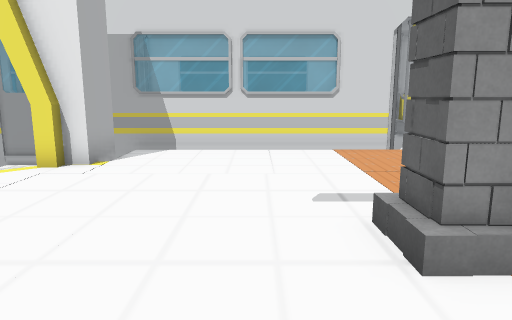
View 1 (above)

24 first-person views from a walk through a scene from a Unity 3-D project. The camera is 1.5 m above the floor, tilts 10° down and sees 70° across. The floor is counted in squares, 1 m on a side. Each view is taken from the middle of a square. On the plan, view 1 faces up. The plan holds only what a view shows up to about 16 squares ahead; the rest is blank. The place goes on beyond the plan. The player character is not drawn. Some animated figures are not drawn. Some surface patterns are stand-ins.

View 2
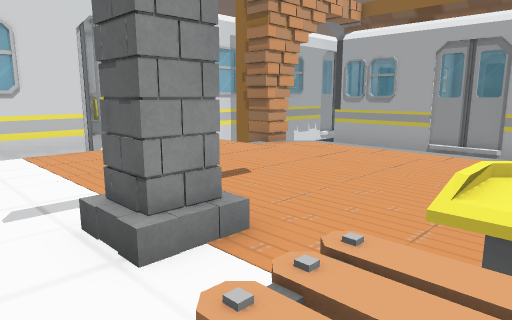

View 3
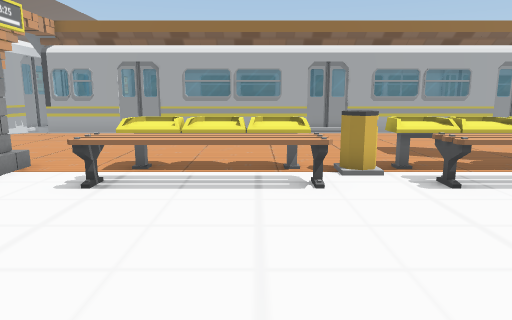

View 4
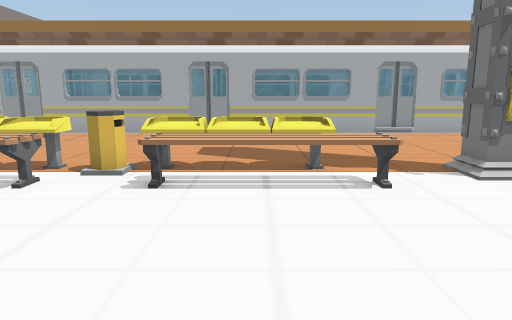

View 5
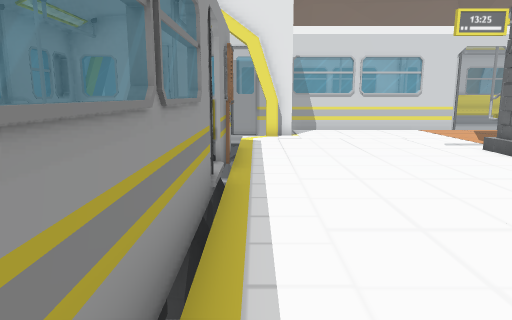

View 6
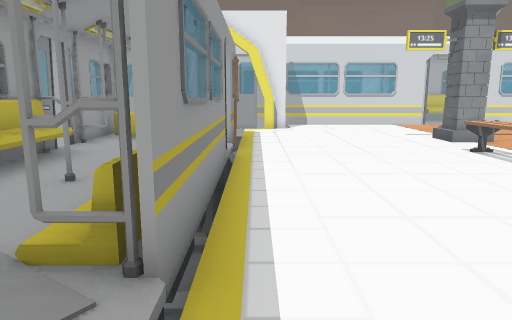

View 7
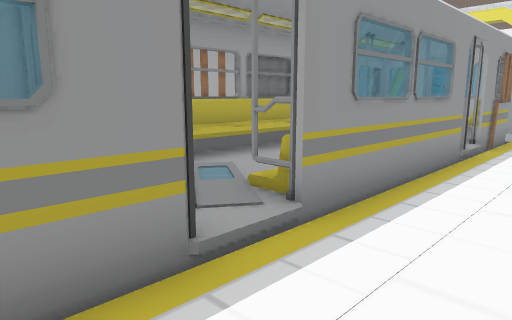

View 8
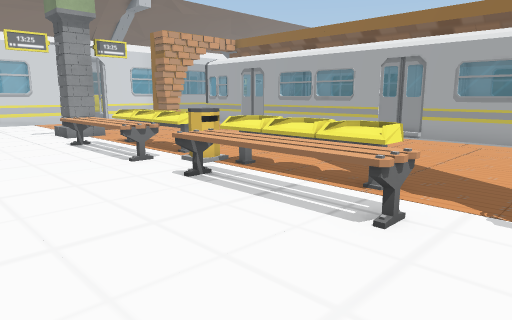

View 9
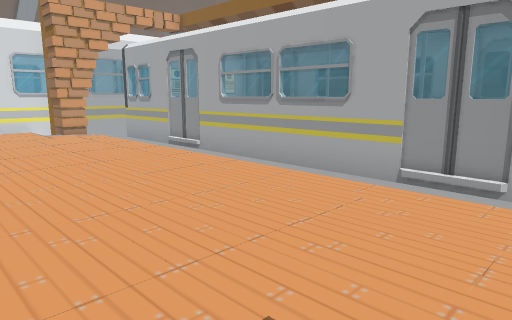

View 10
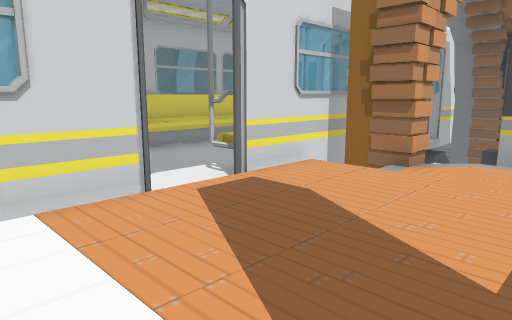

View 11
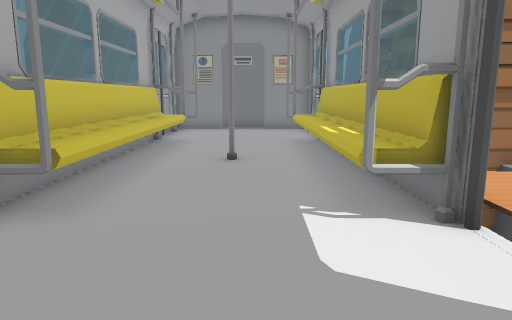

View 12
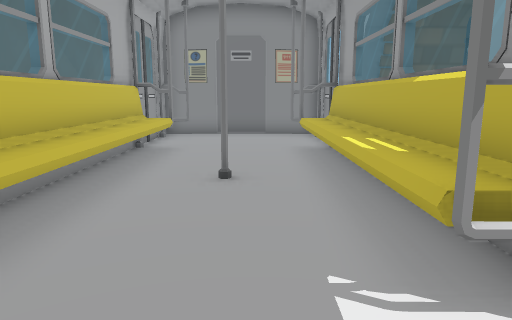

View 13
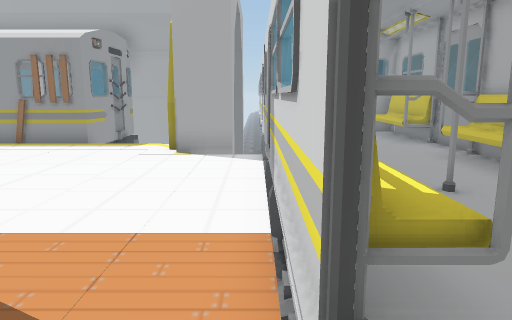

View 14
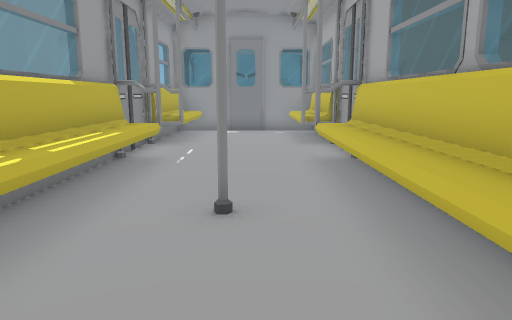

View 15
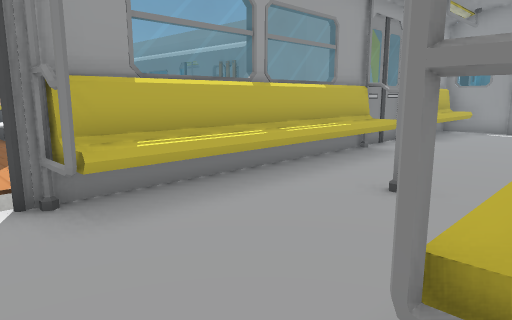

View 16
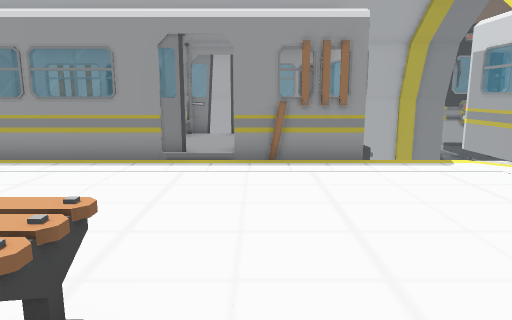

View 17
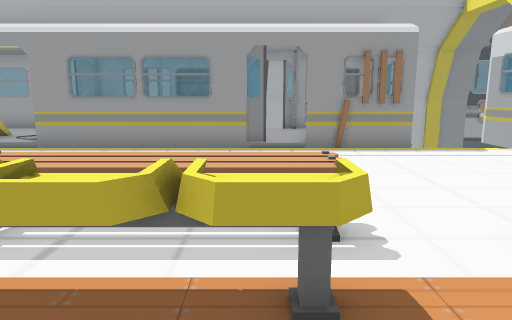

View 18
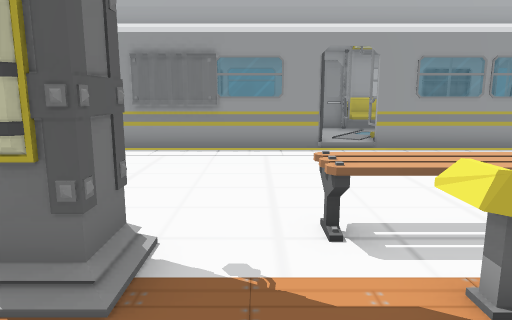

View 19
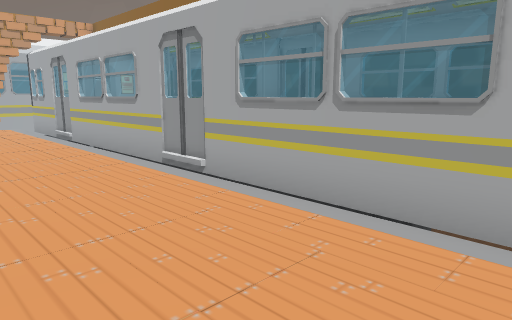

View 20
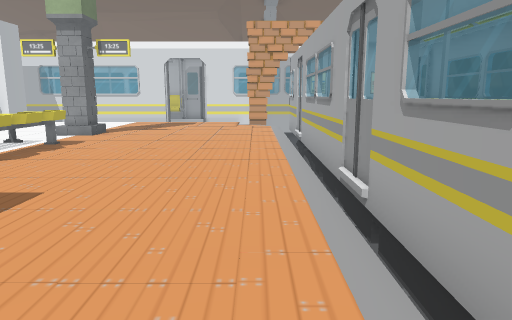

View 21
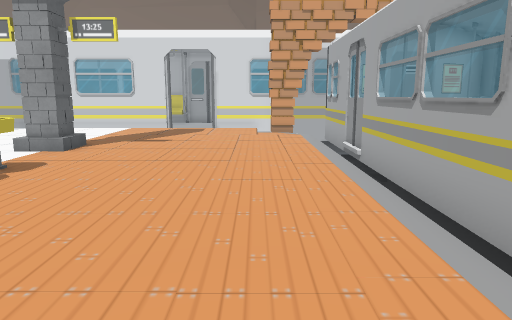

View 22
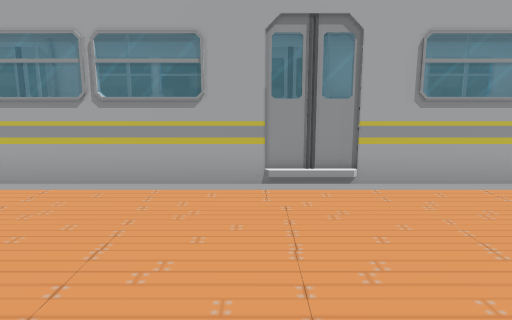

View 23
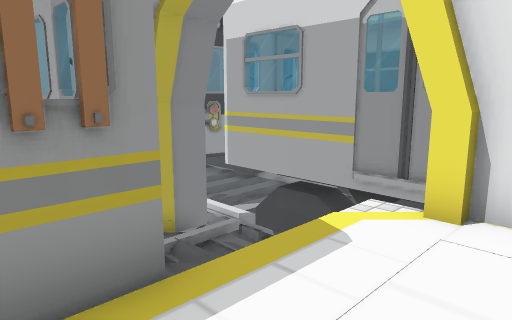

View 24
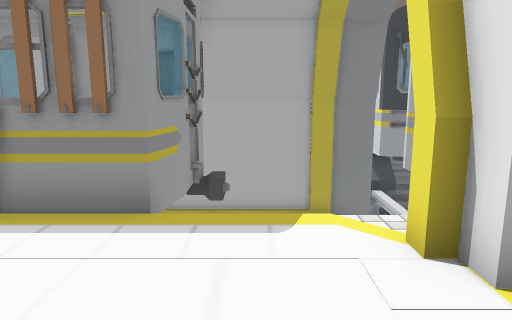

### Floor plan
Key: @ floor where view 1 was taken; # wall or solid block; x gap in a wall; . main floor; : floor 0.25 m higher than the main floor; - floor 0.25 m lower than the main floor; = window, fence, low wall or low ledge; ^ raised ledge; v drop or lower ground; C column; B bench; I bin; L lamp; O other object.
Columns run from 14 left of view 1 to 19 right of it. Each row starts with its distance up from view 1.
 16   #^^^^=-=^^^^^^^^=-=^^^^^^^^=-=-#
 15   #------------------------------#
 14   #----------#-----------#-------#
 13   #------------------------------#
 12 # #^^^^---^^^^^^^^---^^^^^^^^----#
 11 #O######-#########--##########-#-#
 10 vvvvvvvv#vv...........vxv      ###
  9   #v     v#...........v#      v#
  8    v     v#.............v  v  v#
  7   Ov     ...............v#^#^
  6   Ov     ...............v^
  5    vv#=#v............... #####
  4    v#   #.......C....... #  ##v#
  3    v#=  =.......C....... #   vv#
  2    v#: :#............... #  ##v#
  1    v:::::......B........ #   #v#
  0    v=:::=.....@BBB...... #   #v#
 -1    v#:: #......BBB...... #   # #
 -2     #:: =......BBB...... #   # #
 -3    v#:# O......BBB...... #   # #
 -4    v#:::=.......I....... #  ##v#
 -5    v=:::=......BBB...... #   v #
 -6    v :::#......BBB...... ^  ## #
 -7    v=::::......BBB...... #   #v#
 -8    vx::::......BBB...... #   #v#
 -9    v#:: #......B........ #   #v#
-10    v=   =............... #   # #
-11    v     .......C....... #   # #
-12         #.......L....... #   # #

Positions as (right, up) in squares from view 1, and headings:
1: (0, 0), facing up
2: (0, 0), facing up-right
3: (-5, -2), facing right
4: (-5, -7), facing right
5: (-5, -6), facing up
6: (-5, -9), facing up
7: (-3, -10), facing up-left
8: (-3, -11), facing up-right
9: (4, -7), facing up-right
10: (1, 5), facing up-right
11: (2, 13), facing right
12: (4, 13), facing right
13: (6, 10), facing left
14: (4, 14), facing left
15: (5, 16), facing down-left
16: (3, 2), facing left
17: (5, 0), facing left
18: (5, -10), facing left
19: (6, -12), facing up-right
20: (9, -11), facing up
21: (8, -7), facing up
22: (4, -4), facing right
23: (-3, 3), facing up-left
24: (-1, 6), facing left
